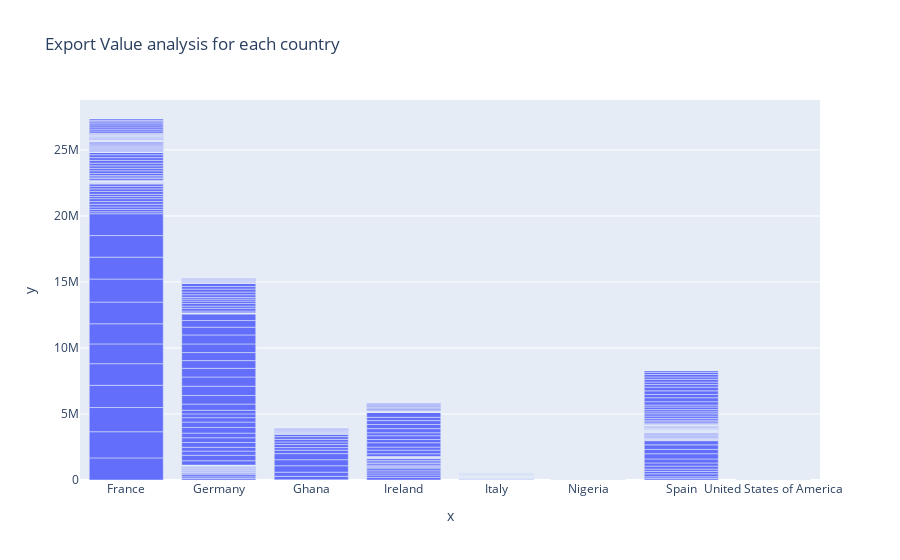

The cell this chart's notebook holds for it:
### Markdown cell above
## Dashboard Section

### Code cell
# Values    
fig1 = px.bar(x=data['Area'], y=data['Export Value'], title="Export Value analysis for each country")
fig1.show();

### Figure 1 — Plotly figure (JSON) as saved in the notebook; plotly's stock layout.template omitted (floating-point values rounded to 4 significant figures; data arrays with more than 128 entries replaced by an {"elided": "..."} marker saying what was removed)
{"data": [{"alignmentgroup": "True", "hovertemplate": "x=%{x}<br>y=%{y}<extra></extra>", "legendgroup": "", "marker": {"color": "#636efa", "pattern": {"shape": ""}}, "name": "", "offsetgroup": "", "orientation": "v", "showlegend": false, "textposition": "auto", "type": "bar", "x": {"elided": "979 str values"}, "xaxis": "x", "y": {"elided": "979 int values"}, "yaxis": "y"}], "layout": {"barmode": "relative", "legend": {"tracegroupgap": 0}, "title": {"text": "Export Value analysis for each country"}, "xaxis": {"anchor": "y", "domain": [0, 1], "title": {"text": "x"}}, "yaxis": {"anchor": "x", "domain": [0, 1], "title": {"text": "y"}}}}
